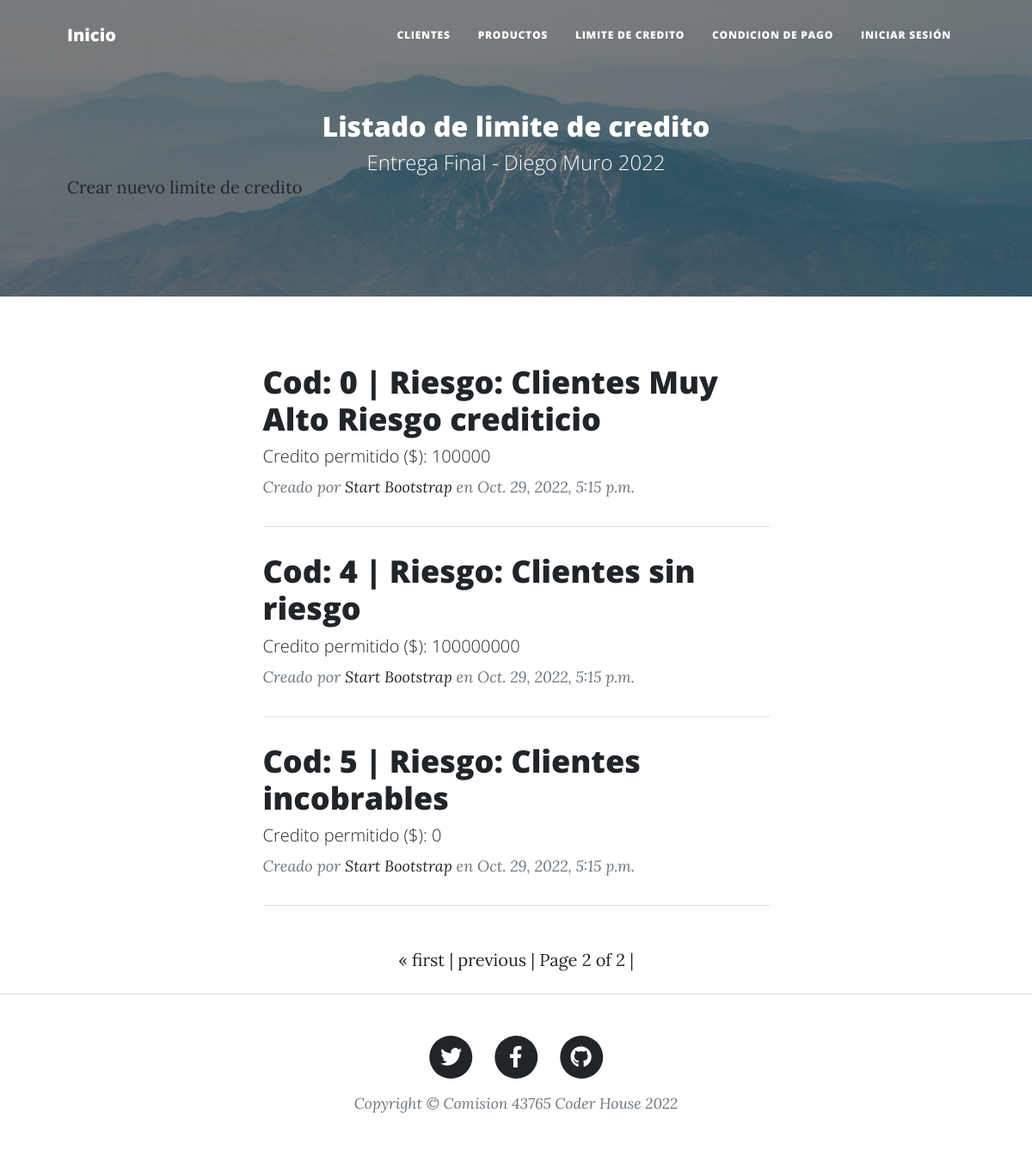
Before: /credit/credits/?page=2 with the older database file.
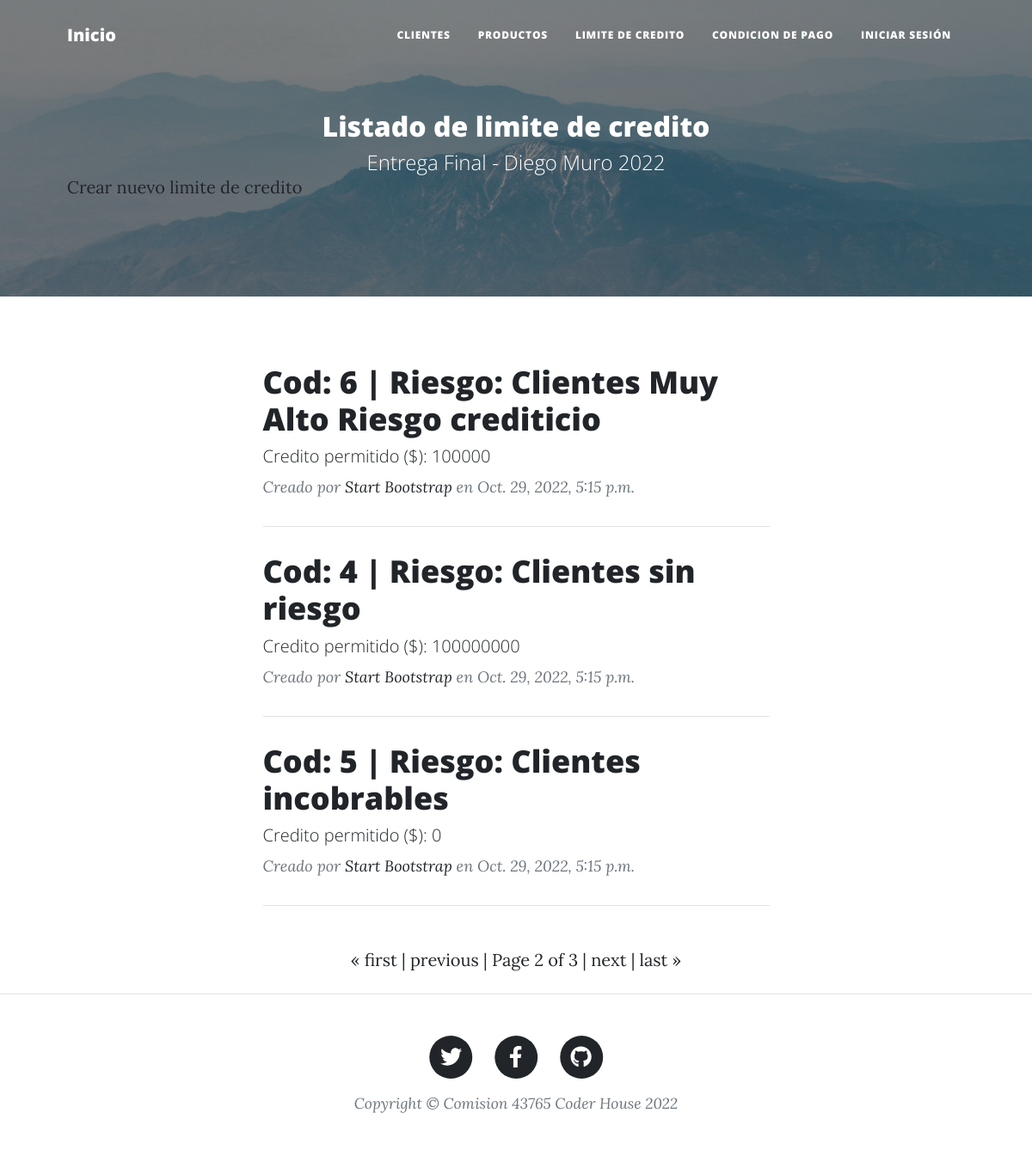
After: the same page with the newer database file.
### credit/models.py (models this page shows, shortened)
class Credit(models.Model):
    code = models.IntegerField()
    description = models.CharField(max_length=40)
    amount = models.IntegerField()
    created_at = models.DateTimeField(auto_now_add=True)
    updated_at = models.DateTimeField(auto_now=True)

### credit/views.py (the view)
# urls.py: path("credits/", views.CreditListView.as_view(), name="credit-list"),
class CreditListView(ListView):
    model = Credit
    paginate_by = 3

### credit/templates/credit/credit_list.html (shortened to what this page needs)
{% extends "home/index.html" %}
{% load static %}
{% block tp_final_header %}
    <header class="masthead" style="background-image: url('../../static/home/assets/img/header-light.jpg')">
        <div class="container position-relative px-4 px-lg-5">
            <div class="row gx-4 gx-lg-5 justify-content-center">
                <div class="col-md-15 col-lg-16 col-xl-14">
                    <div class="site-heading">
                        <h2>Listado de limite de credito</h2>
                        <span class="subheading">Entrega Final - Diego Muro 2022</span>
                    </div>
                </div>
            </div>
            <a class="button_custom" href="{% url 'credit:credit-add' %}">Crear nuevo limite de credito</a>
        </div>
    </header>
{% endblock %}
{% block tp_final_content %}
    {% for credit in credit_list %}
        <div class="post-preview">
            <a href="{% url 'credit:credit-detail' credit.id %}">
                <h3 class="post-title"> Cod: {{ credit.code }} | Riesgo: {{ credit.description }}</h3>
                <h5 class="post-subtitle"> Credito permitido ($): {{ credit.amount }}</h5>
            </a>
            <p class="post-meta">
                Creado por
                <a href="#!">Start Bootstrap</a>
                en {{ credit.created_at }}
            </p>
        </div>
        <hr class="my-4" />
    {% endfor %}
{% endblock %}

Changed rows visible on the page:
changed Credit "Clientes Muy Alto Riesgo crediticio": code "0" → "6"
Other visible differences:
{{ page_obj.paginator.num_pages }}: "2" → "3"
text now shown: "next | last »"
